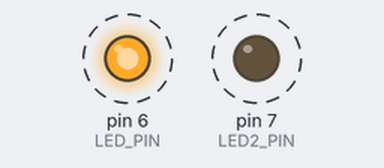
A sketch run on a simulated Arduino Uno, built with avr-gcc and run on an emulated ATmega328P. On the bench: output pins drawn as LEDs (lit = HIGH). Dashed ring = blinking.

Above: at 0.5 s.
Timing chart, 0 to 4.6 s (numbered marks = the images above):
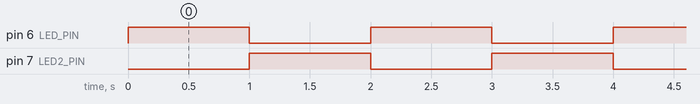

The sketch:

grove-led2.ino
```cpp
const int LED_PIN = 6;  // arduino sensor kit
//const int LED_PIN = 4;  // grove beginner kit
const int LED2_PIN = 7;

void setup() {
  pinMode(LED_PIN, OUTPUT);
  pinMode(LED2_PIN, OUTPUT);
}

void loop() {
  digitalWrite(LED_PIN, HIGH);
  digitalWrite(LED2_PIN, LOW);
  delay(1000);
  digitalWrite(LED_PIN, LOW);
  digitalWrite(LED2_PIN, HIGH);
  delay(1000);
}
```

Measured:
- by itself, pin 6 (LED_PIN), pin 7 (LED2_PIN): alternates HIGH for 1.0 s and LOW for 1.0 s
